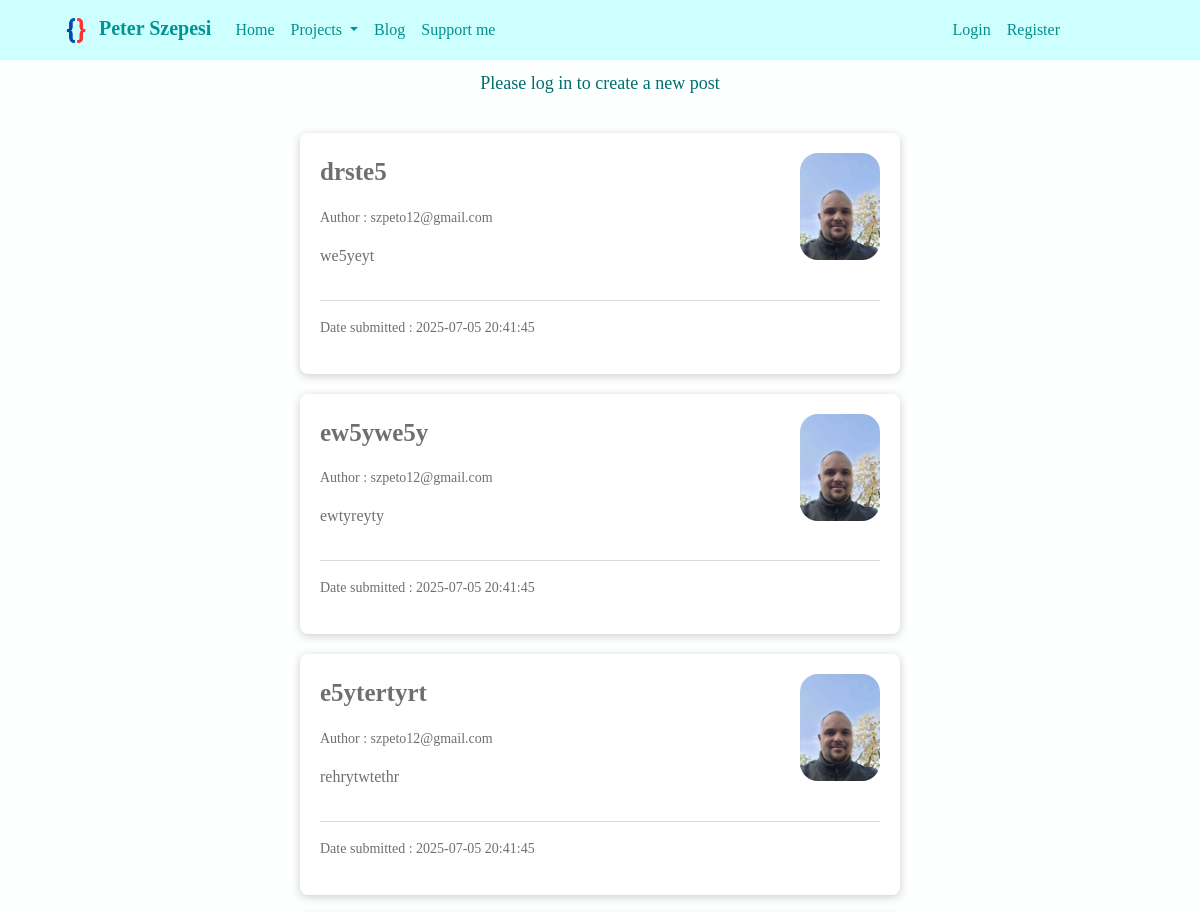
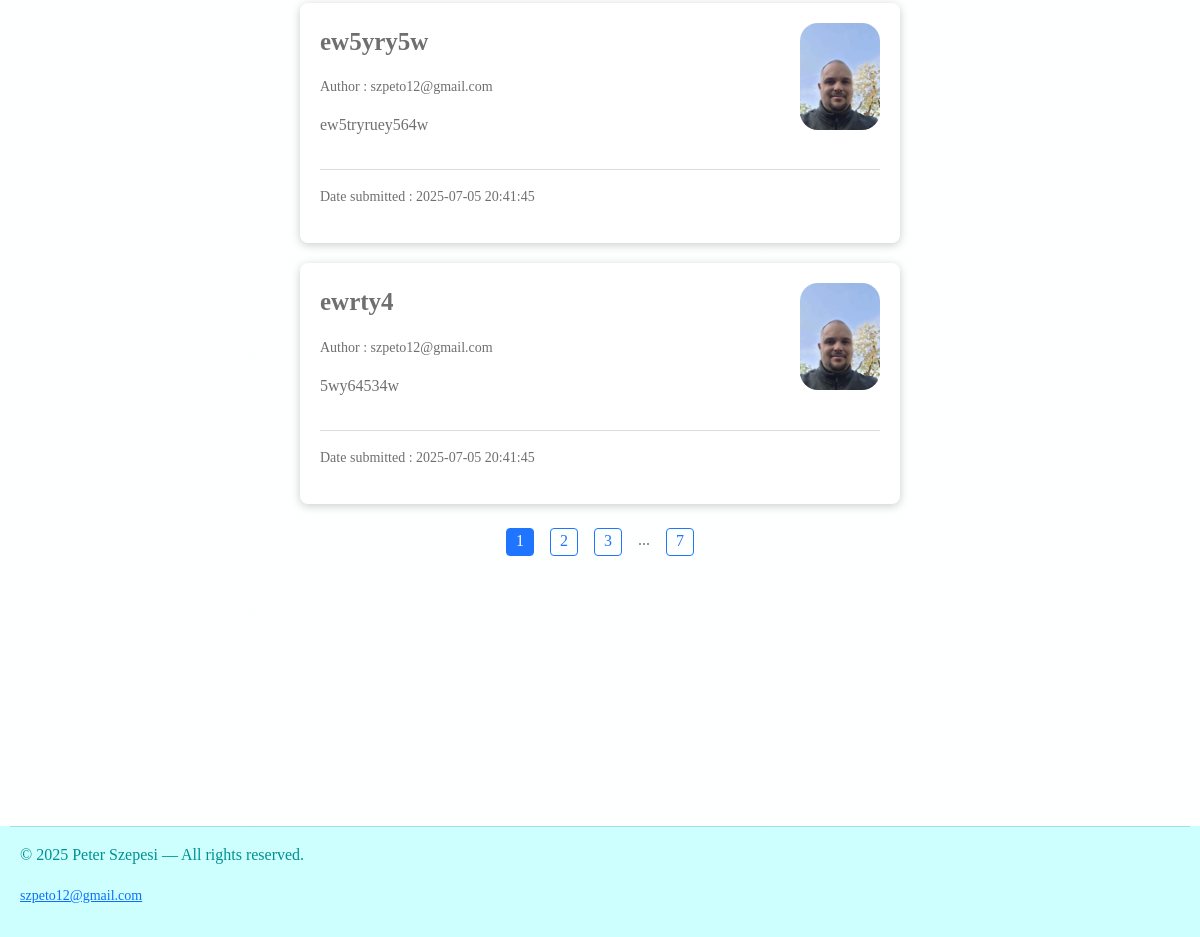
/blog, run on an earlier commit of the app's database (2 pictures, top to bottom).
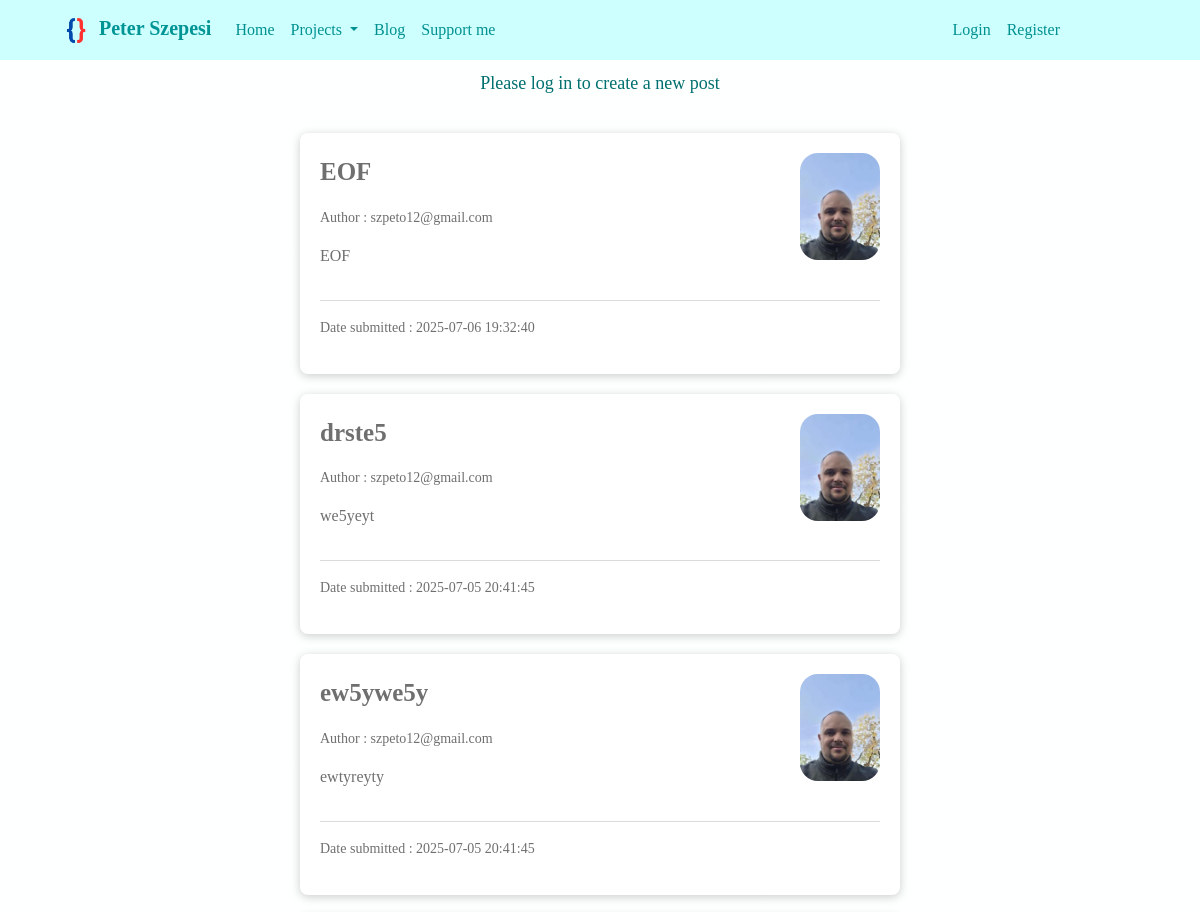
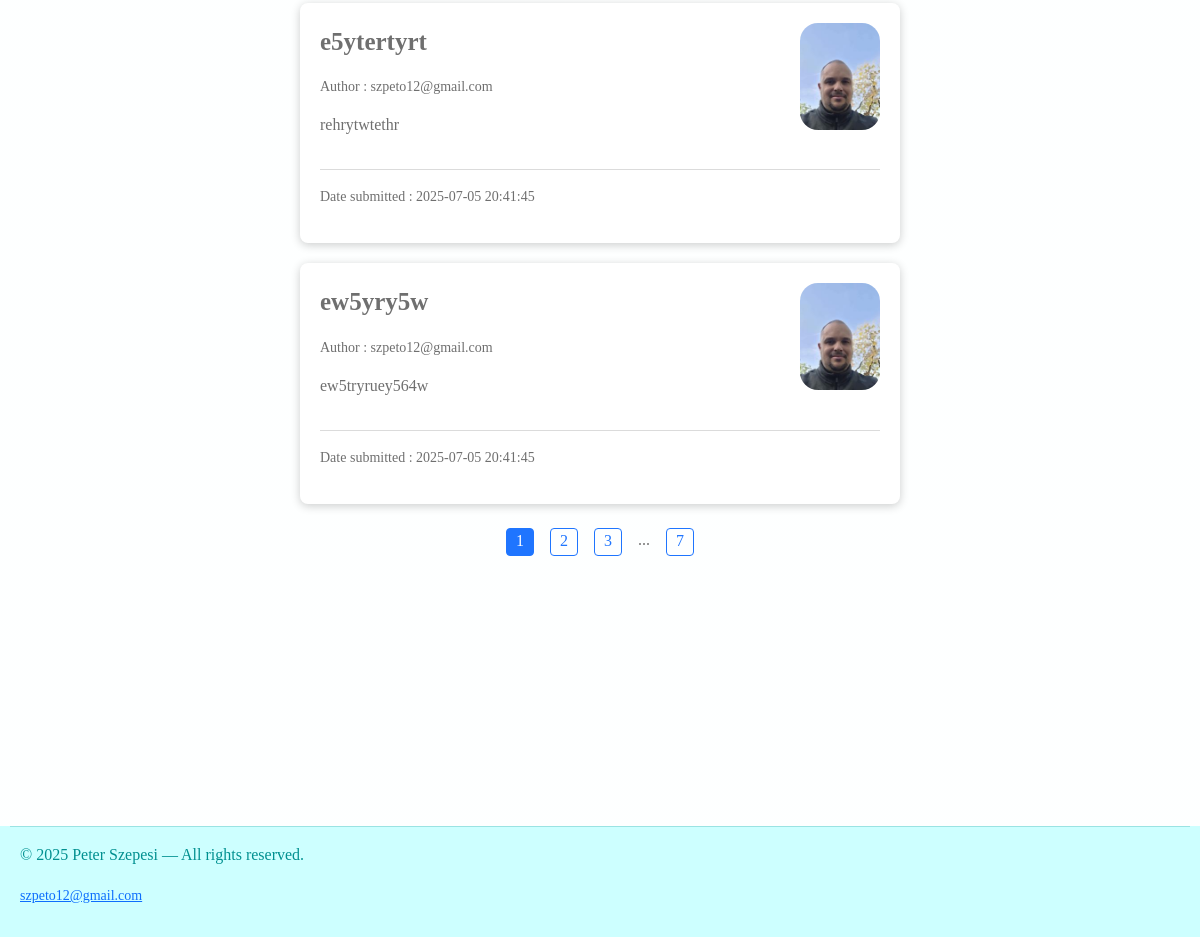
And on a later commit of the database (2 pictures, top to bottom).
### db_models.py (models this page shows, shortened)
class Post(db.Model):
    id = db.Column(db.Integer, primary_key=True, autoincrement=True)
    date_posted = db.Column(db.String(22), nullable=False,
                            default=datetime.datetime.now().strftime("%Y-%m-%d %H:%M:%S"))
    content = db.Column(db.Text, nullable=False)
    title = db.Column(db.String(100), nullable=False)
    user_id = db.Column(db.Integer, db.ForeignKey("user.id"), nullable=False)

class User(db.Model, UserMixin):
    id = db.Column(db.Integer, primary_key=True, autoincrement=True)
    email_username = db.Column(db.String(50), nullable=False, unique=True)
    password = db.Column(db.String(60), nullable=False)
    image_file = db.Column(db.String(20), nullable=False, default="Default - user.jpg")
    posts = db.relationship("Post", backref="user", lazy=True)

### routes.py (the view)
@app.route("/blog", methods=["GET", "POST"])
def blog():
    page = request.args.get("page", 1, type=int)
    ordered_posts = Post.query.order_by(Post.date_posted.desc())
    posts = ordered_posts.paginate(page=page, per_page=5)
    return render_template("blog.html", title="Blog", posts=posts,
                           current_user=current_user, current_page=page)

### templates/blog.html (shortened to what this page needs)
{% extends "base.html" %}
{% block body %}
    {% if current_user.is_authenticated %}
        <div class="base-container-centered-content">
            <a class="create-post-button" href="{{ url_for('insert_post') }}">Create a new post</a>
        </div>
    {% else %}
        <div class="base-container-centered-content">
            <p>Please log in to create a new post</p>
        </div>
    {% endif %}
    {% if posts %}
        {% for post in posts.items %}
            <div class="blog-container">
                <div class="base-h-box-blog" data-post="{{ post.user.email_username }}">
                    <div class="base-v-box-blog">
                        <p style="font-weight: bold; font-size: 25px;">{{ post.title }}</p>
                        <p style="font-size: 14px;">Author : {{ post.user.email_username }}</p>
                        <p style="font-weight: 300;">{{ post.content }}</p>
                    </div>
                    <div class="base-v-box-blog-image">
                        <img src="{{ url_for('static', filename='Images/profile_images/' ~ post.user.image_file) }}"
                        width="80" style="border-radius: 18px;">
                    </div>
                </div>
                <hr>
                <p style="font-weight: 200; font-size: 14px;">Date submitted : {{ post.date_posted }}</p>
            </div>
        {% endfor %}
        <div class="base-h-box" style="justify-content: center;">
            {% for page_id in posts.iter_pages(left_edge=1, right_edge=1, left_current=1, right_current=2) %}
                {% if page_id %}
                    {% if page_id == current_page %}
                        <a href="{{ url_for('blog', page=page_id) }}" class="page-number"
                           style="color: white; background-color: rgb(31, 117, 255); ">
                           {{ page_id }}
                        </a>
                    {% else %}
                        <a href="{{ url_for('blog', page=page_id) }}" class="page-number"
                           style="color: rgb(31, 117, 255);">
                           {{ page_id }}
                        </a>
                    {% endif %}
                {% else %}
                    <p style="margin: 4px 8px;">...</p>
                {% endif %}
            {% endfor %}
        </div>
        <div style="min-height: 30vh;">
        </div>
    {% else %}
        <div class="blog-container">
            <p>There are no posts to show</p>
        </div>
    {% endif %}
{% endblock %}

### templates/base.html (shortened to what this page needs)
<!DOCTYPE html>
<html lang="en">
<head>
    <link href="https://cdn.jsdelivr.net/npm/bootstrap@5.3.6/dist/css/bootstrap.min.css"
          rel="stylesheet"
>
    <link rel="stylesheet" href="{{url_for('static', filename = 'Styles/styles.css')}}">
</head>
<body>
  <header>
    <nav class="navbar navbar-expand-lg bg-body-tertiary" data-bs-theme="light">
      <div class="container-fluid">
        <a class="navbar-brand" href="/"><img src="{{ url_for('static', filename='Images/Logo - no background.png') }}"
        width="34">
          Peter Szepesi
        </a>
        <div class="collapse navbar-collapse" id="navbarSupportedContent">
          <ul class="navbar-nav me-auto mb-2 mb-lg-0">
            <li class="nav-item">
              <a class="nav-link active" aria-current="page" href="/">Home</a>
            </li>
            <li class="nav-item dropdown">
              <a class="nav-link dropdown-toggle" href="#" role="button" data-bs-toggle="dropdown" aria-expanded="false">
                Projects
              </a>
            </li>
            <li class="nav-item">
              <a class="nav-link" href="{{ url_for('blog') }}">Blog</a>
            </li>
            <li class="nav-item">
              <a class="nav-link" href="https://www.paypal.me/szpeto" target="_blank">Support me</a>
            </li>
          </ul>
          {% if current_user.is_authenticated %}
            <ul class="navbar-nav ms-auto mb-2 mb-lg-0">
              <li class="nav-item dropdown">
                <a class="nav-link dropdown-toggle" href="#" role="button" data-bs-toggle="dropdown" aria-expanded="false">
                  {{ current_user.email_username }}
                </a>
                <ul class="dropdown-menu">
                  <li><a class="dropdown-item" href="{{ url_for('user') }}">Profile</a></li>
                  <li><a class="dropdown-item" href="{{ url_for('logout') }}">Logout</a></li>
                </ul>
              </li>
            </ul>
          {% else %}
            <ul class="navbar-nav ms-auto mb-2 mb-lg-0">
              <li class="nav-item">
                <a class="nav-link" href="/login">Login</a>
              </li>
              <li class="nav-item">
                <a class="nav-link" href="/register">Register</a>
              </li>
            </ul>
          {% endif %}
        </div>
      </div>
    </nav>
  </header>
  {% block body %}{% endblock %}
  <footer>
    <hr>
    <div class="footer-container">
      <p>© 2025 Peter Szepesi — All rights reserved.</p>
      <small><a href="mailto:szpeto12@gmail.com">szpeto12@gmail.com</a></small>
    </div>
  </footer>
</body>
</html>

### static/Styles/styles.css (style rules this page uses)
*, *::before, *::after { box-sizing: border-box; }
body { background-color: rgb(248, 255, 255); background-image: linear-gradient(rgba(255, 255, 255, 0.8), rgba(255, 255, 255, 0.8)), url(/static/Images/background-image-4.png); background-repeat: no-repeat; background-position-x: center; background-position-y: center; background-attachment: fixed; background-size: cover; font-family: Bahnschrift; color: rgb(111, 111, 111); }
header { position: sticky; top: 0; }
.navbar { background: rgb(205, 255, 255) !important; color: rgb(33, 37, 41) !important; padding: 8px 10% 8px 4% !important; }
.navbar .nav-link { color: rgb(0, 144, 144) !important; }
.navbar-brand { color: rgb(0, 148, 148) !important; font-weight: 600; }
footer { text-align: left; font-family: Bahnschrift; font-weight: 200; color: rgb(0, 144, 144); background: rgb(205, 255, 255) !important; padding: 0px 10px 20px 10px; }
.base-h-box { display: flex; flex-direction: row; margin: 10px; }
.base-h-box-blog { display: flex; flex-direction: row; }
.base-v-box-blog { display: flex; flex-direction: column; margin-right: 20px; }
.base-v-box-blog-image { display: flex; flex-direction: column; margin: 0px 0px 0px auto; }
.base-container-centered-content { display: flex; flex-direction: column; margin: 10px auto; font-family: Bahnschrift; color: rgb(0, 111, 111); font-size: 18px; padding: 10px auto; align-items: center; justify-content: center; }
.footer-container { margin: 4px 10px 10px 10px; }
.blog-container { display: flex; flex-direction: column; min-width: 150px; max-width: 600px; margin: 20px auto; padding: 20px; border-radius: 8px; background-color: white; color: rgb(111, 111, 111); box-shadow: 0px 2px 10px rgba(0,0,0,0.2); font-family: Bahnschrift; }
.page-number { margin: 4px 8px; padding: 0px 7px; text-decoration: none; width: 28px; height: 28px; text-align: center; border: 1px solid rgb(31, 117, 255); border-radius: 4px; }

What changed in the data, as far as the page shows it:
no longer on this page (row unchanged): Post: title "ewrty4", user.email_username "szpeto12@gmail.com", content "5wy64534w", image_file (picture), date_posted "2025-07-05 20:41:45"
added Post: title "EOF", user.email_username "szpeto12@gmail.com", content "EOF", image_file (picture), date_posted "2025-07-06 19:32:40"
